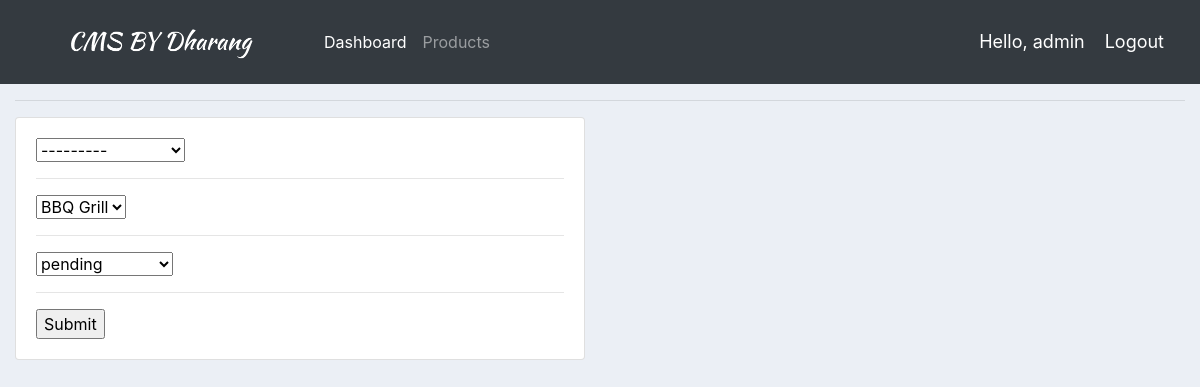
The app's page /update_order/5 (signed in) with its own data.
### accounts/models.py (models this page shows, shortened)
class Orders(models.Model):
    STATUS = (
        ('pending','pending'),
        ('out for delivery','out for delivery'),
        ('delivered','delivered'),
             )
    customer = models.ForeignKey(Customer,on_delete=models.SET_NULL,null=True)
    product = models.ForeignKey(Products,on_delete=models.SET_NULL,null=True)
    date_created = models.DateTimeField(auto_now_add=True)
    status = models.CharField(max_length=200,null=True,choices=STATUS)

### accounts/decorators.py (the view)
		def wrapper_func(request, *args, **kwargs):
			group = None
			if request.user.groups.exists():
				group = request.user.groups.all()[0].name
			if group in allowed_roles:
				return view_func(request, *args, **kwargs)
			else:
				return HttpResponse('You are not authorized to view this page')

### accounts/forms.py
class OrderForm(ModelForm):
    class Meta:
        model = Orders
        fields = '__all__'

### accounts/models.py (called while the page is built)
    def __str__(self):
        return self.name

    def __str__(self):
        return self.name

### accounts/views.py (called while the page is built)
@login_required(login_url='login')
@allowed_users(allowed_roles=['admin'])
def updateOrder(request,pk_test):
    order = Orders.objects.get(id=pk_test)
    form = OrderForm(instance=order)
    if request.method == "POST":
        form = OrderForm(request.POST,instance=order)
        if form.is_valid():
            form.save()
            return redirect('/')
    context = {'form':form}
    return render(request,'accounts/order_form.html',context)

### accounts/templates/accounts/order_form.html (shortened to what this page needs)
{%  extends 'accounts/main.html' %}
{% load static %}
{% block content %}
<div class="row">
	<div class="col-md-6">
		<div class="card card-body">
			<form action="" method="POST">
				{% for i in form %}
					{{i}}
					<hr>
				{% endfor %}
				<input type="submit" name="Submit">
			</form>
		</div>
	</div>
</div>
{% endblock %}

### accounts/templates/accounts/navbar.html (shortened to what this page needs)
{% load static %}
<nav class="navbar navbar-expand-lg navbar-dark bg-dark">
    <img src="{% static 'images/logo2.png' %}" alt="" id="logo">
    <div class="collapse navbar-collapse" id="navbarNav">
    <ul class="navbar-nav">
      {% if request.user.is_staff %}
      <li class="nav-item active">
        <a class="nav-link" href="{% url 'home' %}">Dashboard</a>
      </li>
      <li class="nav-item">
        <a class="nav-link" href="{% url 'products' %}">Products</a>
      </li>
      {% else %}
       <li class="nav-item">
        <a class="nav-link" href="{% url 'account' %}">Settings</a>
      </li>
      {% endif %}
    </ul>
  </div>
  <span class="hello-msg">Hello, {{request.user}}</span>
  <span ><a  class="hello-msg" href="{% url 'logout' %}">Logout</a></span>
</nav>

### static/css/main.css (style rules this page uses)
#logo { width: 300px; margin-top: 10px; }
body { background-color: #ebeff5; }
.navbar { padding-bottom: 0px !important; padding-top: 0px !important; }

### accounts/templates/accounts/navbar.html (style rules this page uses)
.hello-msg { font-size: 18px; color: white; margin-right: 20px; }

### records on screen
Orders: form "---------" "BBQ Grill" "pending"

### other values on screen
{{ request.user }} "admin"
